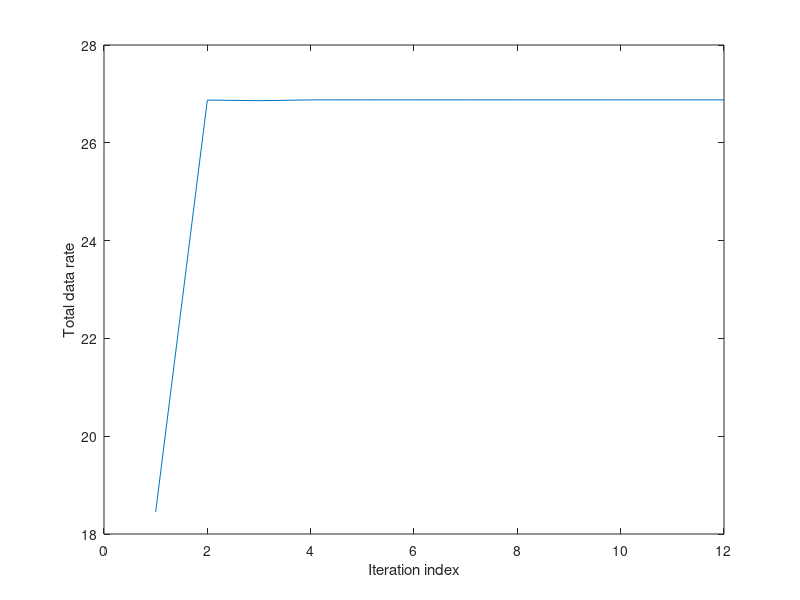

Recreate this plot in MATLAB.
clc; clear all; close all; 
%% Initial value
load('params.mat');
LINK_NUM = 20;
Gii = diag(G);
P = unifrnd(0,P_max,LINK_NUM,1); %inital P
P_new = zeros(LINK_NUM,1);
SINR = zeros(LINK_NUM,1); 
lambda_init = LAGRANIAN_INIT*ones(LINK_NUM,1); %inital lambda
value = [];
%% With Rmin
mu_init = LAGRANIAN_INIT*ones(LINK_NUM,1);
R_min = 0;
%% Gradient descent
mu = mu_init;
lambda = lambda_init; 
eta1 = eta1_init;
eta2 = eta2_init;
for iter_in = 1:MAX_ITER %update lambda
    SINR = Gii.*P./(noise+G*P-Gii.*P);
    val = sum(log(SINR));
    value = [value;val];
    for i = 1:LINK_NUM %update Pi
        Pi_inner=0;
        for j=1:LINK_NUM
            if j~=i
               Gji = G(j,i);
               Gij = G(i,j);
               Pi_inner = Pi_inner + (1+mu(j))*Gji/(G(:,j)'*P - G(j,j)*P(j)+noise);
            end
        end
        P_new(i) = (1+mu(i))/(lambda(i) + Pi_inner);     
    end
    eta1 = eta1*eta1_step;
    eta2 = eta2*eta2_step;
    norm(P_max-P_new)
    lambda = max(lambda - eta1*(P_max-P_new),0);
    SINR = Gii.*P_new./(noise+G*P_new-Gii.*P_new);
    mu = max(mu - eta2*(log(SINR)-R_min),0);
    if norm(P-P_new) < TOLERANCE    
        P=P_new;
        break;
    end
    P=P_new;
end
val
figure;
plot(value);
xlabel('Iteration index'); ylabel('Total data rate');
